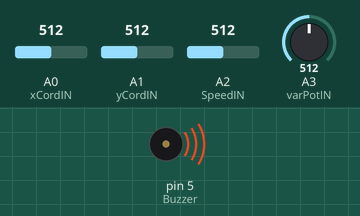
Simulated run of this sketch. Board: Arduino Nano, built with avr-gcc and run on an emulated ATmega328P. On the bench: buzzer (waves = sounding, pin HIGH). The test bench sets the inputs (shaded band); at power-on: A0 (xCordIN) = 512, A1 (yCordIN) = 512, A2 (SpeedIN) = 512, A3 (varPotIN) = 512. No radio packets arrive unless stated.

Above: at 1.1 s.
At 2.1 s:
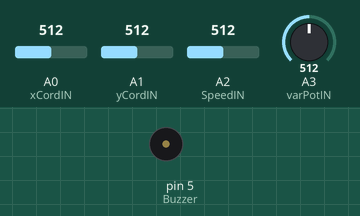
Timing chart, 0 to 3.6 s (numbered marks = the images above):
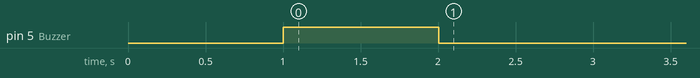

The sketch:

RC_controller.ino
```cpp
#include <SPI.h>
#include "RF24.h"
#include "pitches.h"


#define xCordIN 14 //x coordinate pot (Analog pin A0)
#define yCordIN 15 //y coordinate pot (Analog pin A1)
#define SpeedIN 16 //Speed pot (Analog pin A2)
#define varPotIN 17 //Extra pot (Analog pin A3)
#define Buzzer 5 //Indication Buzzer
RF24 myRadio (7, 8);
byte addresses[][6] = {"0"};
//The following are only applicable to Arduino Nano:
//Connect MOSI to pin 11
//Connect MISO to pin 12
//Connect SCK to pin 13
//Connect IRQ to pin 2
struct package //data package that will be sent
{
  int Speed;
  int xCord;
  int yCord;
  int varPot;
};

package data;

void setup() {
  Serial.begin(9600);
  delay(1000);
  pinMode(Buzzer, OUTPUT);
  digitalWrite(Buzzer, HIGH);
  myRadio.begin();
  myRadio.setChannel(115);
  myRadio.setPALevel(RF24_PA_MAX);
  myRadio.setDataRate( RF24_250KBPS ) ;
  myRadio.openWritingPipe( addresses[0]);
  delay(1000);
  digitalWrite(Buzzer, LOW);
}

void loop() {
readData();
sendData();
}

void readData(){
  data.xCord = analogRead(xCordIN); //subtract 512 from this later on
  data.yCord = analogRead(yCordIN);
  data.Speed = analogRead(SpeedIN);
  data.varPot = analogRead(varPotIN);
}
void sendData(){
  myRadio.write(&data, sizeof(data));
  delay(30); //slight delay
}
```
